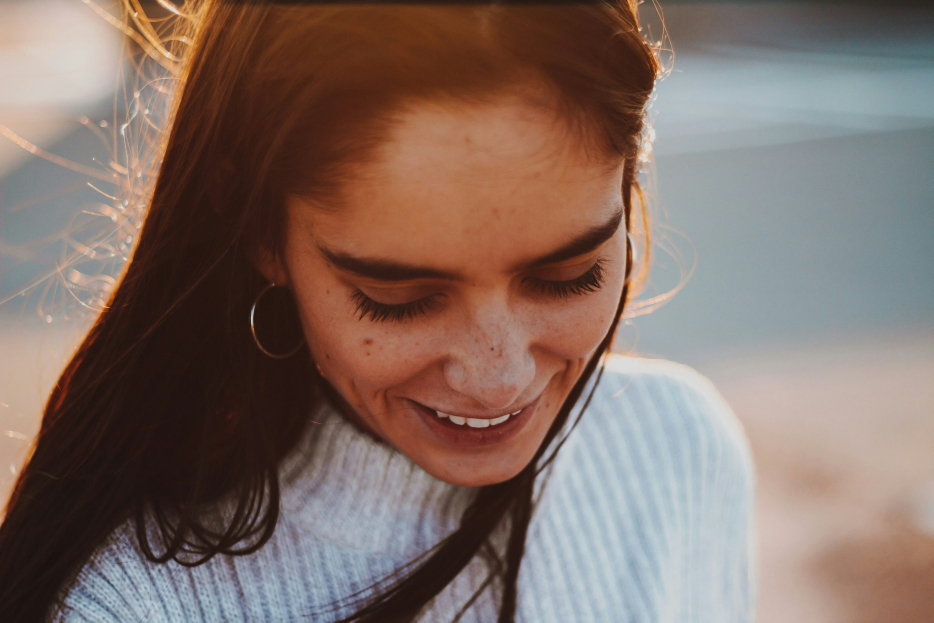
#> input picture sites/nacar-odontologia/src/assets/images/hero-sorriso.jpg, 2800 x 1867 px (shown at 1/3 size)
$ python -i imagens.py   (imports and definitions only)
#> lines starting #> are read from the running program, lines starting #| are printed output that depends on the picture
#> further down, picture is the input picture: PIL image 2800x1867 RGB; mean R, G, B 129.8, 110.4, 102.2
"""Prepara as fotos de midia-bruta/ para src/assets/images/.

Redimensiona, recomprime e gera o par de antes e depois: o "antes" é uma
simulação feita a partir da própria foto do "depois" (os dentes recebem um tom
amarelado), para a cortina comparar exatamente o mesmo enquadramento.

Uso: python scripts/imagens.py
"""

from pathlib import Path

import numpy as np
from PIL import Image, ImageFilter

ROOT = Path(__file__).resolve().parent.parent
SRC = ROOT / "midia-bruta"
OUT = ROOT / "src" / "assets" / "images"

# saída: (arquivo de origem, largura máxima)
PHOTOS = {
    "hero-sorriso": ("hero-sorriso.jpg", 2800),
    "manifesto-retrato": ("sorriso-3.jpg", 1400),
    "trat-lentes": ("sorriso-1.jpg", 1600),
    "trat-implantes": ("equipe-atendimento.jpg", 1600),
    "trat-alinhadores": ("trat-alinhadores.jpg", 1600),
    "trat-clareamento": ("sorriso-5.jpg", 1600),
    "trat-checkup": ("espaco-tecnologia.jpg", 1600),
    "processo-consultorio": ("espaco-consultorio.jpg", 1800),
    "espaco-recepcao": ("espaco-recepcao.jpg", 2000),
    "espaco-lounge": ("espaco-lounge.jpg", 2000),
    "espaco-consultorio": ("espaco-consultorio.jpg", 2000),
    "espaco-espera": ("espaco-espera.jpg", 2000),
    "equipe-consulta": ("hero-consulta.jpg", 1800),
}

# Par da cortina: recorte (fração da foto) e caixa dos dentes dentro da foto.
CASE_SOURCE = "trat-clareamento.jpg"
CASE_CROP = (0.28, 0.26, 0.90, 0.82)
TEETH_BOX = (0.40, 0.44, 0.78, 0.66)


# [7 lines left out: function save, not called in this run]


def yellowed(image: Image.Image) -> Image.Image:
    """Devolve a foto com os dentes amarelados e um pouco mais opacos."""
    rgb = np.asarray(image.convert("RGB")).astype(np.float32) / 255.0
    hsv = np.asarray(image.convert("HSV")).astype(np.float32) / 255.0
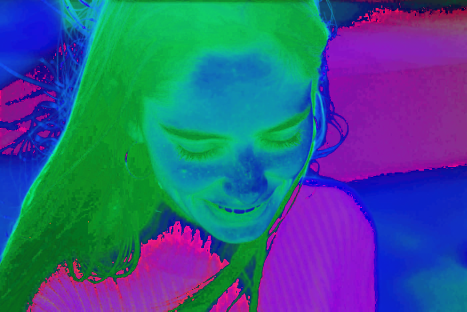
#> hsv: shape (1867, 2800, 3) float32 (shown at 1/6 size); mean R, G, B 0.219, 0.35, 0.528
    saturation, value = hsv[..., 1], hsv[..., 2]
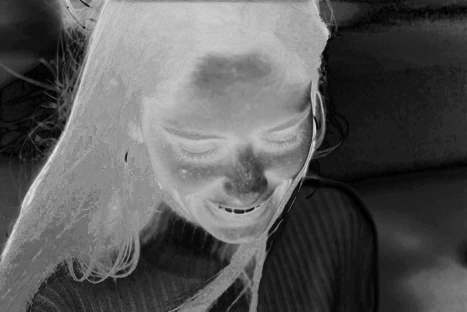
#> saturation: shape (1867, 2800) float32 (shown at 1/6 size); min 0, max 1, mean 0.35
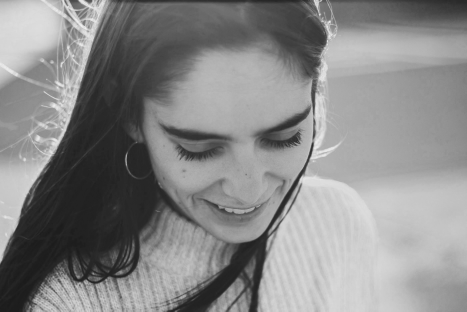
#> value: shape (1867, 2800) float32 (shown at 1/6 size); min 0.0941, max 1, mean 0.532
    height, width = value.shape

    # Dentes: claros e pouco saturados, só dentro da caixa da boca.
    mask = np.clip((value - 0.40) / 0.10, 0, 1) * np.clip((0.42 - saturation) / 0.10, 0, 1)
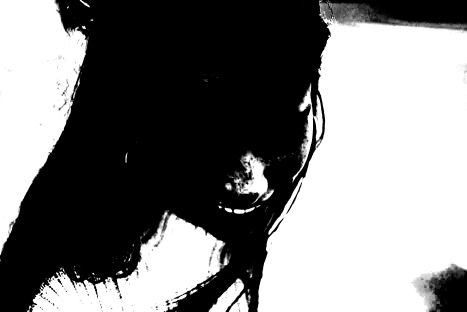
#> mask: shape (1867, 2800) float32 (shown at 1/6 size); min 0, max 1, mean 0.492
    box = np.zeros_like(mask)
    x0, y0, x1, y1 = TEETH_BOX
    box[int(y0 * height) : int(y1 * height), int(x0 * width) : int(x1 * width)] = 1.0
    mask *= box
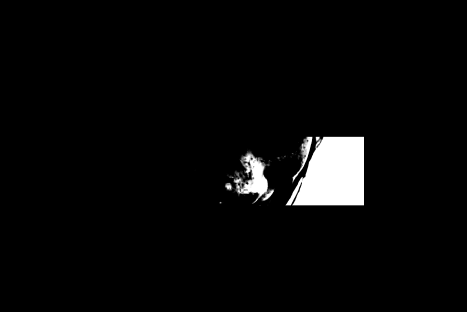
#> mask: shape (1867, 2800) float32 (shown at 1/6 size); min 0, max 1, mean 0.0348
    mask_image = Image.fromarray((mask * 255).astype(np.uint8)).filter(ImageFilter.GaussianBlur(radius=width / 500))
    mask = (np.asarray(mask_image).astype(np.float32) / 255.0)[..., None]
#> mask: shape (1867, 2800, 1) float32

    tint = np.array([0.97, 0.88, 0.67], dtype=np.float32)
    stained = rgb * tint * 0.92
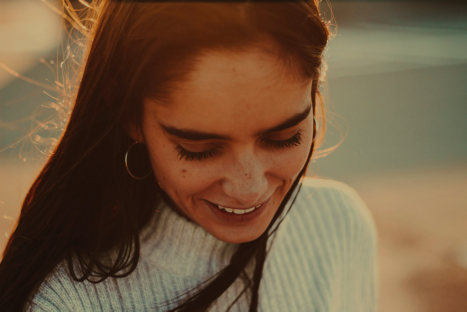
#> stained: shape (1867, 2800, 3) float32 (shown at 1/6 size); mean R, G, B 0.454, 0.353, 0.249
    out = rgb * (1 - mask * 0.9) + stained * (mask * 0.9)
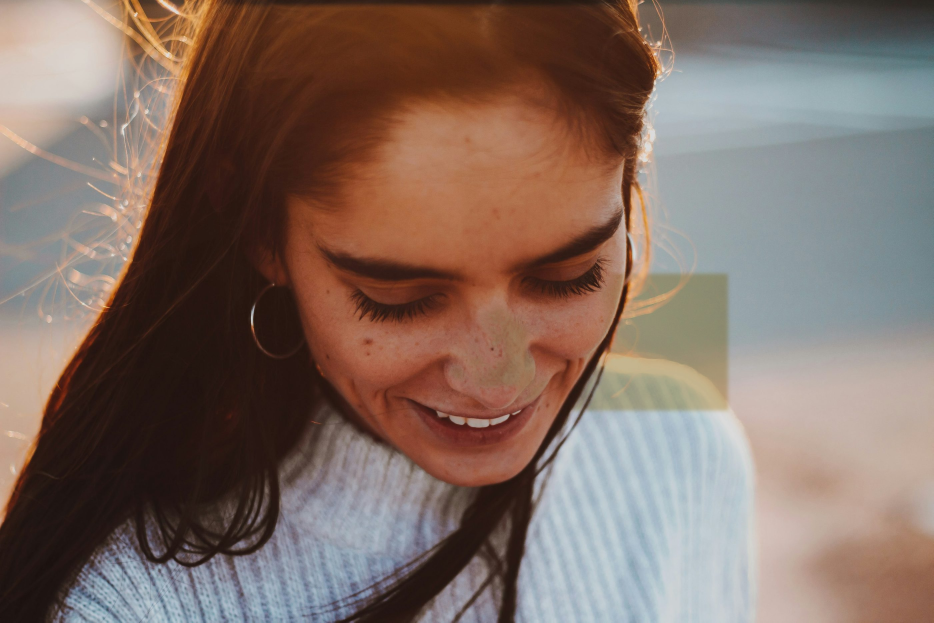
#> out: shape (1867, 2800, 3) float32 (shown at 1/3 size); mean R, G, B 0.506, 0.431, 0.397
    return Image.fromarray((np.clip(out, 0, 1) * 255).astype(np.uint8))


def crop(image: Image.Image, box: tuple[float, float, float, float]) -> Image.Image:
    x0, y0, x1, y1 = box
    return image.crop((int(x0 * image.width), int(y0 * image.height), int(x1 * image.width), int(y1 * image.height)))


# [8 lines left out: function main, not called in this run]


# [2 lines not run here, left out]

>>> from PIL import Image
>>> picture = Image.open('../src/assets/images/hero-sorriso.jpg')
>>> result = yellowed(picture)

$ run again, on sites/nacar-odontologia/src/assets/images/caso-antes.jpg
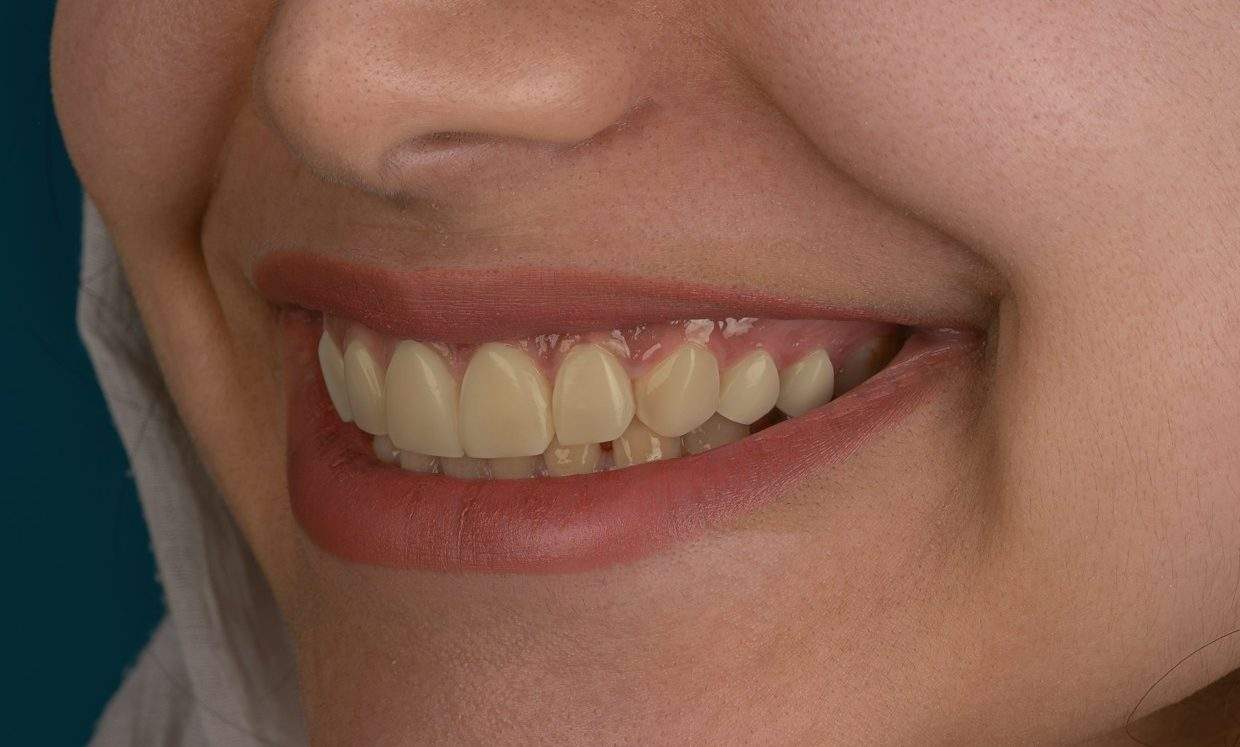
#> input picture sites/nacar-odontologia/src/assets/images/caso-antes.jpg, 1240 x 747 px
#> picture is the input picture: PIL image 1240x747 RGB; mean R, G, B 132.7, 94.9, 79.6
#> in yellowed, `mask *= box`:
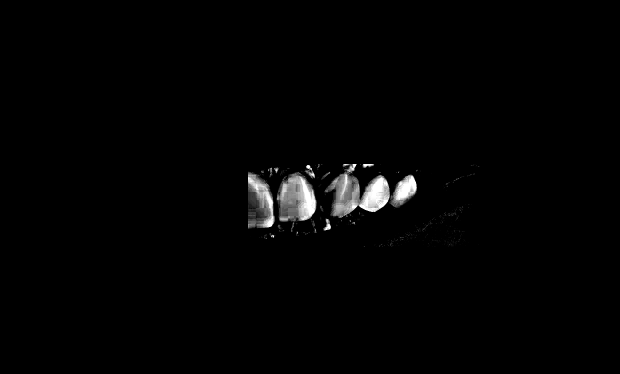
#> mask: shape (747, 1240) float32 (shown at 1/2 size); min 0, max 1, mean 0.0147
#> in yellowed, `stained = rgb * tint * 0.92`:
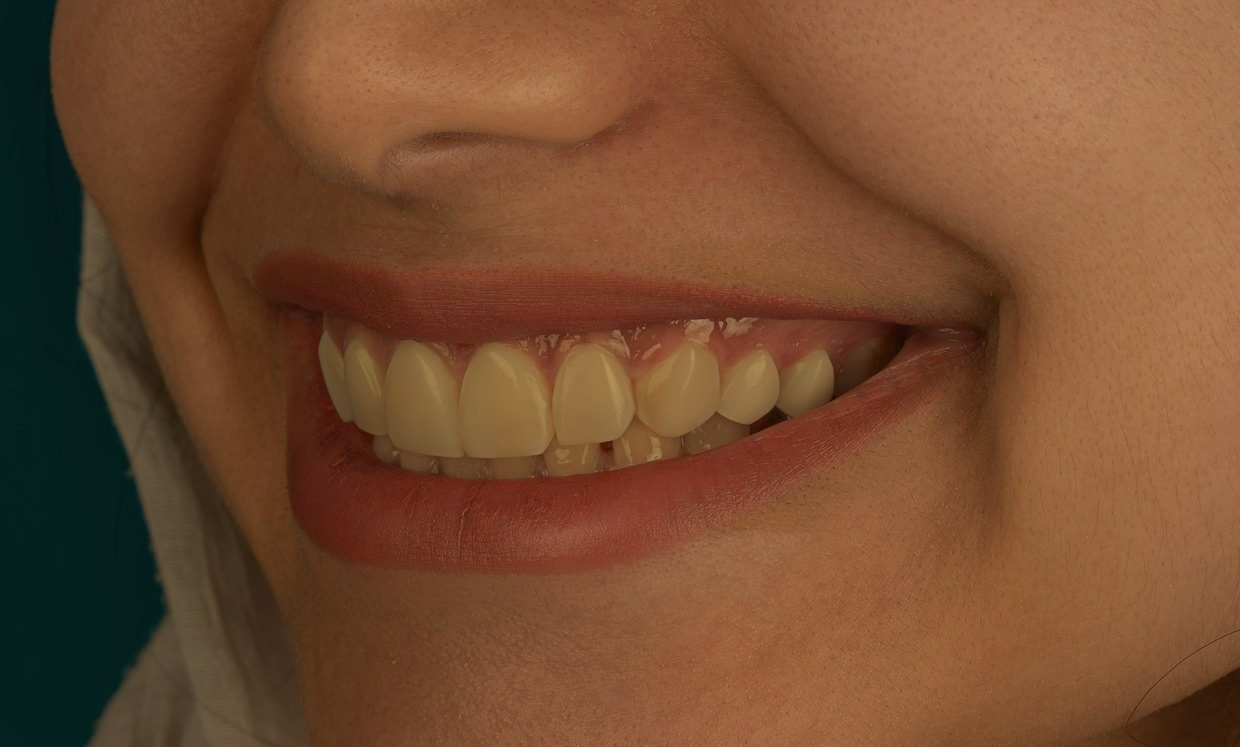
#> stained: shape (747, 1240, 3) float32; mean R, G, B 0.464, 0.301, 0.192
